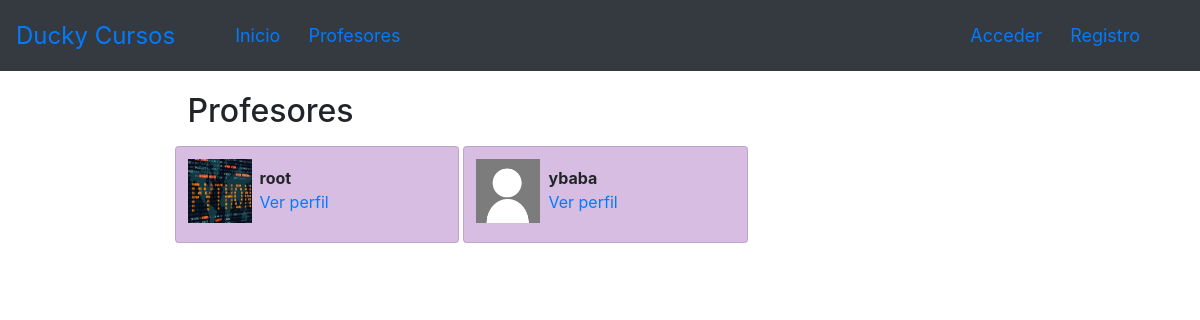
/profiles/, run on the app's committed database.
### registration/models.py (models this page shows, shortened)
class Profile(models.Model):
    user = models.OneToOneField(User, on_delete=models.CASCADE)
    avatar = models.ImageField(upload_to=custom_upload_to, null=True, blank=True)
    bio = models.TextField(null=True, blank=True)
    link = models.URLField(max_length=200, null=True, blank=True)
    profe_is = models.IntegerField(default=0)
    class Meta:
        ordering = ['user__username']

### profiles/views.py (the view)
# urls.py: path('', ProfileListView.as_view(), name='list'),
class ProfileListView(ListView):
    model = Profile
    template_name = 'profiles/profile_list.html'
    paginate_by = 6

### profiles/templates/profiles/profile_list.html (shortened to what this page needs)
{% extends 'core/base.html' %}
{% load static %}
{% block content %}
<main role="main">
  <div class="container">
    <div class="row mt-3" >
      <div class="col-md-9 mx-auto mb-5">
        <h2>Profesores</h2>
        <div class="row">
          {% for profile in profile_list %}
          {% if profile.profe_is == 0 %}
            <div class=" card col-md-4 mt-2 mb-3 " style="padding:8px;  margin:2px; background-color:#D7BDE2 ;">
              <div class="row p-1">
                <div class="col-md-12">
                  {% if profile.avatar %}
                    <img src="{{profile.avatar.url}}" class="img-fluid profile-avatar">
                  {% else %}
                    <img src="{% static 'registration/img/no-avatar.jpg' %}" class="img-fluid profile-avatar">
                  {% endif %}
                  <p class="profile-data">
                    <b>{{profile.user|truncatechars:"16"}}</b><br>
                    <a href="{% url 'profiles:detail' profile.user %}">Ver perfil</a>
                  </p>
                </div>
              </div>
            </div>
          {% endif %}
          {% endfor %}
        </div>
      </div>
    </div>
  </div>
</main>
{% endblock %}

### core/static/core/css/main.css (style rules this page uses)
main { padding-top: 5px; }
:root { --jumbotron-padding-y: 3rem; }

### profiles/templates/profiles/profile_list.html (style rules this page uses)
.profile-avatar { float:left;width:4rem;height:4rem }
.profile-data { padding-left:4.5rem;padding-top:.4rem; }

### data on the page
Profile: avatar (picture), user "root"
Profile: profe_is 0 (drawn), user "ybaba"
